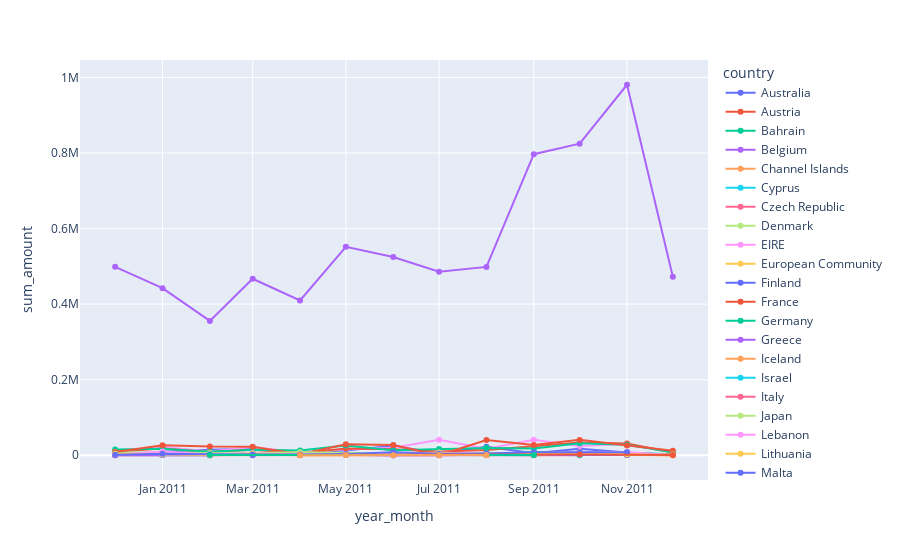

The cell this chart's notebook holds for it:
### Code cell
fig = px.line(data_frame=df, x='year_month', y='sum_amount', color='country', markers=True)
fig.show()

### Figure 1 — Plotly figure (JSON) as saved in the notebook; plotly's stock layout.template omitted (floating-point values rounded to 4 significant figures)
{"data": [{"hovertemplate": "country=Australia<br>year_month=%{x}<br>sum_amount=%{y}<extra></extra>", "legendgroup": "Australia", "line": {"color": "#636efa", "dash": "solid"}, "marker": {"symbol": "circle"}, "mode": "markers+lines", "name": "Australia", "orientation": "v", "showlegend": true, "type": "scatter", "x": ["2010-12", "2011-01", "2011-02", "2011-03", "2011-04", "2011-05", "2011-06", "2011-07", "2011-08", "2011-09", "2011-10", "2011-11"], "xaxis": "x", "y": [1033.0, 9018.0, 14700.0, 17220.0, 771.6, 13640.0, 25190.0, 4964.0, 22490.0, 5107.0, 17150.0, 7243.0], "yaxis": "y"}, {"hovertemplate": "country=Austria<br>year_month=%{x}<br>sum_amount=%{y}<extra></extra>", "legendgroup": "Austria", "line": {"color": "#EF553B", "dash": "solid"}, "marker": {"symbol": "circle"}, "mode": "markers+lines", "name": "Austria", "orientation": "v", "showlegend": true, "type": "scatter", "x": ["2010-12", "2011-02", "2011-03", "2011-04", "2011-05", "2011-07", "2011-08", "2011-10", "2011-11", "2011-12"], "xaxis": "x", "y": [277.2, 518.4, 1708.0, 680.8, 1249.0, 1192.0, 1516.0, 1044.0, 1330.0, 683.2], "yaxis": "y"}, {"hovertemplate": "country=Bahrain<br>year_month=%{x}<br>sum_amount=%{y}<extra></extra>", "legendgroup": "Bahrain", "line": {"color": "#00cc96", "dash": "solid"}, "marker": {"symbol": "circle"}, "mode": "markers+lines", "name": "Bahrain", "orientation": "v", "showlegend": true, "type": "scatter", "x": ["2011-05"], "xaxis": "x", "y": [548.4], "yaxis": "y"}, {"hovertemplate": "country=Belgium<br>year_month=%{x}<br>sum_amount=%{y}<extra></extra>", "legendgroup": "Belgium", "line": {"color": "#ab63fa", "dash": "solid"}, "marker": {"symbol": "circle"}, "mode": "markers+lines", "name": "Belgium", "orientation": "v", "showlegend": true, "type": "scatter", "x": ["2010-12", "2011-01", "2011-02", "2011-03", "2011-04", "2011-05", "2011-06", "2011-07", "2011-08", "2011-09", "2011-10", "2011-11", "2011-12"], "xaxis": "x", "y": [1810.0, 1200.0, 2181.0, 3352.0, 1989.0, 2732.0, 4275.0, 2476.0, 3554.0, 4208.0, 5685.0, 6316.0, 1418.0], "yaxis": "y"}, {"hovertemplate": "country=Channel Islands<br>year_month=%{x}<br>sum_amount=%{y}<extra></extra>", "legendgroup": "Channel Islands", "line": {"color": "#FFA15A", "dash": "solid"}, "marker": {"symbol": "circle"}, "mode": "markers+lines", "name": "Channel Islands", "orientation": "v", "showlegend": true, "type": "scatter", "x": ["2010-12", "2011-01", "2011-02", "2011-03", "2011-04", "2011-05", "2011-06", "2011-08", "2011-09", "2011-10", "2011-11", "2011-12"], "xaxis": "x", "y": [363.5, 675.6, 1785.0, 3509.0, 293, 1207.0, 2060.0, 4897.0, 1324.0, 2623.0, 1515.0, 198.4], "yaxis": "y"}, {"hovertemplate": "country=Cyprus<br>year_month=%{x}<br>sum_amount=%{y}<extra></extra>", "legendgroup": "Cyprus", "line": {"color": "#19d3f3", "dash": "solid"}, "marker": {"symbol": "circle"}, "mode": "markers+lines", "name": "Cyprus", "orientation": "v", "showlegend": true, "type": "scatter", "x": ["2010-12", "2011-01", "2011-02", "2011-03", "2011-06", "2011-09", "2011-10", "2011-11"], "xaxis": "x", "y": [1591.0, 547.5, 4334.0, 938.4, 1109.0, 196.3, 4413.0, 460.9], "yaxis": "y"}, {"hovertemplate": "country=Czech Republic<br>year_month=%{x}<br>sum_amount=%{y}<extra></extra>", "legendgroup": "Czech Republic", "line": {"color": "#FF6692", "dash": "solid"}, "marker": {"symbol": "circle"}, "mode": "markers+lines", "name": "Czech Republic", "orientation": "v", "showlegend": true, "type": "scatter", "x": ["2011-02", "2011-10"], "xaxis": "x", "y": [549.3, 277.5], "yaxis": "y"}, {"hovertemplate": "country=Denmark<br>year_month=%{x}<br>sum_amount=%{y}<extra></extra>", "legendgroup": "Denmark", "line": {"color": "#B6E880", "dash": "solid"}, "marker": {"symbol": "circle"}, "mode": "markers+lines", "name": "Denmark", "orientation": "v", "showlegend": true, "type": "scatter", "x": ["2010-12", "2011-02", "2011-03", "2011-05", "2011-06", "2011-07", "2011-08", "2011-09", "2011-10", "2011-11", "2011-12"], "xaxis": "x", "y": [1282.0, 399.2, 3979.0, 515.7, 3261.0, 376.2, 213.2, 4570.0, 1491.0, 2700.0, 168.9], "yaxis": "y"}, {"hovertemplate": "country=EIRE<br>year_month=%{x}<br>sum_amount=%{y}<extra></extra>", "legendgroup": "EIRE", "line": {"color": "#FF97FF", "dash": "solid"}, "marker": {"symbol": "circle"}, "mode": "markers+lines", "name": "EIRE", "orientation": "v", "showlegend": true, "type": "scatter", "x": ["2010-12", "2011-01", "2011-02", "2011-03", "2011-04", "2011-05", "2011-06", "2011-07", "2011-08", "2011-09", "2011-10", "2011-11", "2011-12"], "xaxis": "x", "y": [8814.0, 21900.0, 10130.0, 21670.0, 7570.0, 15980.0, 19840.0, 40910.0, 16970.0, 41000.0, 24320.0, 29470.0, 6979.0], "yaxis": "y"}, {"hovertemplate": "country=European Community<br>year_month=%{x}<br>sum_amount=%{y}<extra></extra>", "legendgroup": "European Community", "line": {"color": "#FECB52", "dash": "solid"}, "marker": {"symbol": "circle"}, "mode": "markers+lines", "name": "European Community", "orientation": "v", "showlegend": true, "type": "scatter", "x": ["2011-04", "2011-06", "2011-07"], "xaxis": "x", "y": [191.4, 432.1, 676.8], "yaxis": "y"}, {"hovertemplate": "country=Finland<br>year_month=%{x}<br>sum_amount=%{y}<extra></extra>", "legendgroup": "Finland", "line": {"color": "#636efa", "dash": "solid"}, "marker": {"symbol": "circle"}, "mode": "markers+lines", "name": "Finland", "orientation": "v", "showlegend": true, "type": "scatter", "x": ["2010-12", "2011-01", "2011-02", "2011-03", "2011-04", "2011-06", "2011-07", "2011-08", "2011-09", "2011-10", "2011-11", "2011-12"], "xaxis": "x", "y": [892.8, 889.0, 205.2, 5937.0, 1689.0, 329.6, 2997.0, 1376.0, 1105.0, 2822.0, 3070.0, 1233.0], "yaxis": "y"}, {"hovertemplate": "country=France<br>year_month=%{x}<br>sum_amount=%{y}<extra></extra>", "legendgroup": "France", "line": {"color": "#EF553B", "dash": "solid"}, "marker": {"symbol": "circle"}, "mode": "markers+lines", "name": "France", "orientation": "v", "showlegend": true, "type": "scatter", "x": ["2010-12", "2011-01", "2011-02", "2011-03", "2011-04", "2011-05", "2011-06", "2011-07", "2011-08", "2011-09", "2011-10", "2011-11", "2011-12"], "xaxis": "x", "y": [9616.0, 17740.0, 8516.0, 14590.0, 5530.0, 17610.0, 16080.0, 10000.0, 13810.0, 23430.0, 33490.0, 31340.0, 7277.0], "yaxis": "y"}, {"hovertemplate": "country=Germany<br>year_month=%{x}<br>sum_amount=%{y}<extra></extra>", "legendgroup": "Germany", "line": {"color": "#00cc96", "dash": "solid"}, "marker": {"symbol": "circle"}, "mode": "markers+lines", "name": "Germany", "orientation": "v", "showlegend": true, "type": "scatter", "x": ["2010-12", "2011-01", "2011-02", "2011-03", "2011-04", "2011-05", "2011-06", "2011-07", "2011-08", "2011-09", "2011-10", "2011-11", "2011-12"], "xaxis": "x", "y": [15240.0, 16910.0, 9581.0, 14390.0, 12320.0, 25750.0, 13270.0, 16440.0, 19220.0, 18090.0, 31640.0, 28030.0, 7984.0], "yaxis": "y"}, {"hovertemplate": "country=Greece<br>year_month=%{x}<br>sum_amount=%{y}<extra></extra>", "legendgroup": "Greece", "line": {"color": "#ab63fa", "dash": "solid"}, "marker": {"symbol": "circle"}, "mode": "markers+lines", "name": "Greece", "orientation": "v", "showlegend": true, "type": "scatter", "x": ["2011-01", "2011-03", "2011-04", "2011-07", "2011-12"], "xaxis": "x", "y": [2661.0, 387.3, 609.7, 421.2, 681.0], "yaxis": "y"}, {"hovertemplate": "country=Iceland<br>year_month=%{x}<br>sum_amount=%{y}<extra></extra>", "legendgroup": "Iceland", "line": {"color": "#FFA15A", "dash": "solid"}, "marker": {"symbol": "circle"}, "mode": "markers+lines", "name": "Iceland", "orientation": "v", "showlegend": true, "type": "scatter", "x": ["2010-12", "2011-01", "2011-04", "2011-06", "2011-08", "2011-10", "2011-12"], "xaxis": "x", "y": [711.8, 475.4, 636.2, 382.5, 584.9, 1294.0, 224.8], "yaxis": "y"}, {"hovertemplate": "country=Israel<br>year_month=%{x}<br>sum_amount=%{y}<extra></extra>", "legendgroup": "Israel", "line": {"color": "#19d3f3", "dash": "solid"}, "marker": {"symbol": "circle"}, "mode": "markers+lines", "name": "Israel", "orientation": "v", "showlegend": true, "type": "scatter", "x": ["2011-02", "2011-07", "2011-08", "2011-10"], "xaxis": "x", "y": [779.1, 1431.0, 4874.0, 138.0], "yaxis": "y"}, {"hovertemplate": "country=Italy<br>year_month=%{x}<br>sum_amount=%{y}<extra></extra>", "legendgroup": "Italy", "line": {"color": "#FF6692", "dash": "solid"}, "marker": {"symbol": "circle"}, "mode": "markers+lines", "name": "Italy", "orientation": "v", "showlegend": true, "type": "scatter", "x": ["2010-12", "2011-01", "2011-02", "2011-03", "2011-04", "2011-05", "2011-06", "2011-07", "2011-08", "2011-09", "2011-10", "2011-11", "2011-12"], "xaxis": "x", "y": [811.5, 2403.0, 256, 1807.0, 737.8, 587.5, 202.1, 147.1, 1991.0, 279.8, 3490.0, 4571.0, 200.4], "yaxis": "y"}, {"hovertemplate": "country=Japan<br>year_month=%{x}<br>sum_amount=%{y}<extra></extra>", "legendgroup": "Japan", "line": {"color": "#B6E880", "dash": "solid"}, "marker": {"symbol": "circle"}, "mode": "markers+lines", "name": "Japan", "orientation": "v", "showlegend": true, "type": "scatter", "x": ["2010-12", "2011-02", "2011-03", "2011-04", "2011-05", "2011-06", "2011-07", "2011-09", "2011-10", "2011-11"], "xaxis": "x", "y": [7705.0, 5781.0, 48.9, 6548.0, 1351.0, 1607.0, 3854.0, 112.1, 1948.0, 8460.0], "yaxis": "y"}, {"hovertemplate": "country=Lebanon<br>year_month=%{x}<br>sum_amount=%{y}<extra></extra>", "legendgroup": "Lebanon", "line": {"color": "#FF97FF", "dash": "solid"}, "marker": {"symbol": "circle"}, "mode": "markers+lines", "name": "Lebanon", "orientation": "v", "showlegend": true, "type": "scatter", "x": ["2011-01"], "xaxis": "x", "y": [1694.0], "yaxis": "y"}, {"hovertemplate": "country=Lithuania<br>year_month=%{x}<br>sum_amount=%{y}<extra></extra>", "legendgroup": "Lithuania", "line": {"color": "#FECB52", "dash": "solid"}, "marker": {"symbol": "circle"}, "mode": "markers+lines", "name": "Lithuania", "orientation": "v", "showlegend": true, "type": "scatter", "x": ["2010-12"], "xaxis": "x", "y": [1661.0], "yaxis": "y"}, {"hovertemplate": "country=Malta<br>year_month=%{x}<br>sum_amount=%{y}<extra></extra>", "legendgroup": "Malta", "line": {"color": "#636efa", "dash": "solid"}, "marker": {"symbol": "circle"}, "mode": "markers+lines", "name": "Malta", "orientation": "v", "showlegend": true, "type": "scatter", "x": ["2011-06", "2011-08", "2011-11"], "xaxis": "x", "y": [863.2, 1119, 743.4], "yaxis": "y"}, {"hovertemplate": "country=Netherlands<br>year_month=%{x}<br>sum_amount=%{y}<extra></extra>", "legendgroup": "Netherlands", "line": {"color": "#EF553B", "dash": "solid"}, "marker": {"symbol": "circle"}, "mode": "markers+lines", "name": "Netherlands", "orientation": "v", "showlegend": true, "type": "scatter", "x": ["2010-12", "2011-01", "2011-02", "2011-03", "2011-04", "2011-05", "2011-06", "2011-07", "2011-08", "2011-09", "2011-10", "2011-11", "2011-12"], "xaxis": "x", "y": [8784.0, 26610.0, 23010.0, 22420.0, 2977.0, 29190.0, 26860.0, 26.02, 40330.0, 26940.0, 40710.0, 25870.0, 11730.0], "yaxis": "y"}, {"hovertemplate": "country=Norway<br>year_month=%{x}<br>sum_amount=%{y}<extra></extra>", "legendgroup": "Norway", "line": {"color": "#00cc96", "dash": "solid"}, "marker": {"symbol": "circle"}, "mode": "markers+lines", "name": "Norway", "orientation": "v", "showlegend": true, "type": "scatter", "x": ["2010-12", "2011-02", "2011-03", "2011-06", "2011-07", "2011-08", "2011-09", "2011-10", "2011-11", "2011-12"], "xaxis": "x", "y": [3787.0, 630.9, 1265.0, 5887.0, 890.1, 2026.0, 8679.0, 3687.0, 6528.0, 2786.0], "yaxis": "y"}, {"hovertemplate": "country=Poland<br>year_month=%{x}<br>sum_amount=%{y}<extra></extra>", "legendgroup": "Poland", "line": {"color": "#ab63fa", "dash": "solid"}, "marker": {"symbol": "circle"}, "mode": "markers+lines", "name": "Poland", "orientation": "v", "showlegend": true, "type": "scatter", "x": ["2010-12", "2011-01", "2011-02", "2011-03", "2011-04", "2011-05", "2011-06", "2011-07", "2011-08", "2011-09", "2011-11"], "xaxis": "x", "y": [248.2, 613.2, 604.0, 317.8, 705.8, 1522.0, 343.6, 687.3, 401.8, 529.2, 1361.0], "yaxis": "y"}, {"hovertemplate": "country=Portugal<br>year_month=%{x}<br>sum_amount=%{y}<extra></extra>", "legendgroup": "Portugal", "line": {"color": "#FFA15A", "dash": "solid"}, "marker": {"symbol": "circle"}, "mode": "markers+lines", "name": "Portugal", "orientation": "v", "showlegend": true, "type": "scatter", "x": ["2010-12", "2011-01", "2011-02", "2011-03", "2011-04", "2011-05", "2011-06", "2011-07", "2011-08", "2011-09", "2011-10", "2011-11", "2011-12"], "xaxis": "x", "y": [2440.0, 4056.0, 1214.0, 2661.0, 1688.0, 4202.0, 884.5, 2288.0, 1221.0, 1433.0, 5899.0, 2645.0, 2808.0], "yaxis": "y"}, {"hovertemplate": "country=RSA<br>year_month=%{x}<br>sum_amount=%{y}<extra></extra>", "legendgroup": "RSA", "line": {"color": "#19d3f3", "dash": "solid"}, "marker": {"symbol": "circle"}, "mode": "markers+lines", "name": "RSA", "orientation": "v", "showlegend": true, "type": "scatter", "x": ["2011-10"], "xaxis": "x", "y": [1002.0], "yaxis": "y"}, {"hovertemplate": "country=Saudi Arabia<br>year_month=%{x}<br>sum_amount=%{y}<extra></extra>", "legendgroup": "Saudi Arabia", "line": {"color": "#FF6692", "dash": "solid"}, "marker": {"symbol": "circle"}, "mode": "markers+lines", "name": "Saudi Arabia", "orientation": "v", "showlegend": true, "type": "scatter", "x": ["2011-02"], "xaxis": "x", "y": [145.9], "yaxis": "y"}, {"hovertemplate": "country=Singapore<br>year_month=%{x}<br>sum_amount=%{y}<extra></extra>", "legendgroup": "Singapore", "line": {"color": "#B6E880", "dash": "solid"}, "marker": {"symbol": "circle"}, "mode": "markers+lines", "name": "Singapore", "orientation": "v", "showlegend": true, "type": "scatter", "x": ["2011-01", "2011-04", "2011-07", "2011-10"], "xaxis": "x", "y": [2053.0, 8210.0, 3949.0, 7067.0], "yaxis": "y"}, {"hovertemplate": "country=Spain<br>year_month=%{x}<br>sum_amount=%{y}<extra></extra>", "legendgroup": "Spain", "line": {"color": "#FF97FF", "dash": "solid"}, "marker": {"symbol": "circle"}, "mode": "markers+lines", "name": "Spain", "orientation": "v", "showlegend": true, "type": "scatter", "x": ["2010-12", "2011-01", "2011-02", "2011-03", "2011-04", "2011-05", "2011-06", "2011-07", "2011-08", "2011-09", "2011-10", "2011-11", "2011-12"], "xaxis": "x", "y": [1844.0, 10090.0, 2114.0, 5363.0, 1786.0, 3258.0, 3333.0, 7625.0, 3347.0, 5189.0, 8637.0, 8679.0, 316.2], "yaxis": "y"}, {"hovertemplate": "country=Sweden<br>year_month=%{x}<br>sum_amount=%{y}<extra></extra>", "legendgroup": "Sweden", "line": {"color": "#FECB52", "dash": "solid"}, "marker": {"symbol": "circle"}, "mode": "markers+lines", "name": "Sweden", "orientation": "v", "showlegend": true, "type": "scatter", "x": ["2010-12", "2011-01", "2011-02", "2011-03", "2011-04", "2011-05", "2011-06", "2011-07", "2011-08", "2011-09", "2011-10", "2011-11", "2011-12"], "xaxis": "x", "y": [3834.0, 3486.0, 509.5, 4721.0, 809.1, 2682.0, 832, 6802.0, 1401.0, 4575.0, 5766.0, 2722.0, 238], "yaxis": "y"}, {"hovertemplate": "country=Switzerland<br>year_month=%{x}<br>sum_amount=%{y}<extra></extra>", "legendgroup": "Switzerland", "line": {"color": "#636efa", "dash": "solid"}, "marker": {"symbol": "circle"}, "mode": "markers+lines", "name": "Switzerland", "orientation": "v", "showlegend": true, "type": "scatter", "x": ["2010-12", "2011-01", "2011-02", "2011-03", "2011-04", "2011-05", "2011-06", "2011-07", "2011-08", "2011-09", "2011-10", "2011-11"], "xaxis": "x", "y": [1305.0, 4231.0, 2655.0, 1870.0, 2077.0, 3610.0, 7904.0, 3763.0, 4970.0, 8285.0, 7655.0, 8119.0], "yaxis": "y"}, {"hovertemplate": "country=USA<br>year_month=%{x}<br>sum_amount=%{y}<extra></extra>", "legendgroup": "USA", "line": {"color": "#EF553B", "dash": "solid"}, "marker": {"symbol": "circle"}, "mode": "markers+lines", "name": "USA", "orientation": "v", "showlegend": true, "type": "scatter", "x": ["2011-04", "2011-10", "2011-12"], "xaxis": "x", "y": [383.9, 2311.0, 885.2], "yaxis": "y"}, {"hovertemplate": "country=United Arab Emirates<br>year_month=%{x}<br>sum_amount=%{y}<extra></extra>", "legendgroup": "United Arab Emirates", "line": {"color": "#00cc96", "dash": "solid"}, "marker": {"symbol": "circle"}, "mode": "markers+lines", "name": "United Arab Emirates", "orientation": "v", "showlegend": true, "type": "scatter", "x": ["2011-02", "2011-09"], "xaxis": "x", "y": [889.2, 1013.0], "yaxis": "y"}, {"hovertemplate": "country=United Kingdom<br>year_month=%{x}<br>sum_amount=%{y}<extra></extra>", "legendgroup": "United Kingdom", "line": {"color": "#ab63fa", "dash": "solid"}, "marker": {"symbol": "circle"}, "mode": "markers+lines", "name": "United Kingdom", "orientation": "v", "showlegend": true, "type": "scatter", "x": ["2010-12", "2011-01", "2011-02", "2011-03", "2011-04", "2011-05", "2011-06", "2011-07", "2011-08", "2011-09", "2011-10", "2011-11", "2011-12"], "xaxis": "x", "y": [498700.0, 442200.0, 355700.0, 467200.0, 409600.0, 551600.0, 524900.0, 485600.0, 498500.0, 796800.0, 824800.0, 980600.0, 472400.0], "yaxis": "y"}, {"hovertemplate": "country=Unspecified<br>year_month=%{x}<br>sum_amount=%{y}<extra></extra>", "legendgroup": "Unspecified", "line": {"color": "#FFA15A", "dash": "solid"}, "marker": {"symbol": "circle"}, "mode": "markers+lines", "name": "Unspecified", "orientation": "v", "showlegend": true, "type": "scatter", "x": ["2011-04", "2011-05", "2011-06", "2011-07", "2011-08"], "xaxis": "x", "y": [299.1, 852.7, 185.8, 798.5, 531.0], "yaxis": "y"}], "layout": {"legend": {"title": {"text": "country"}, "tracegroupgap": 0}, "margin": {"t": 60}, "xaxis": {"anchor": "y", "domain": [0, 1], "title": {"text": "year_month"}}, "yaxis": {"anchor": "x", "domain": [0, 1], "title": {"text": "sum_amount"}}}}
